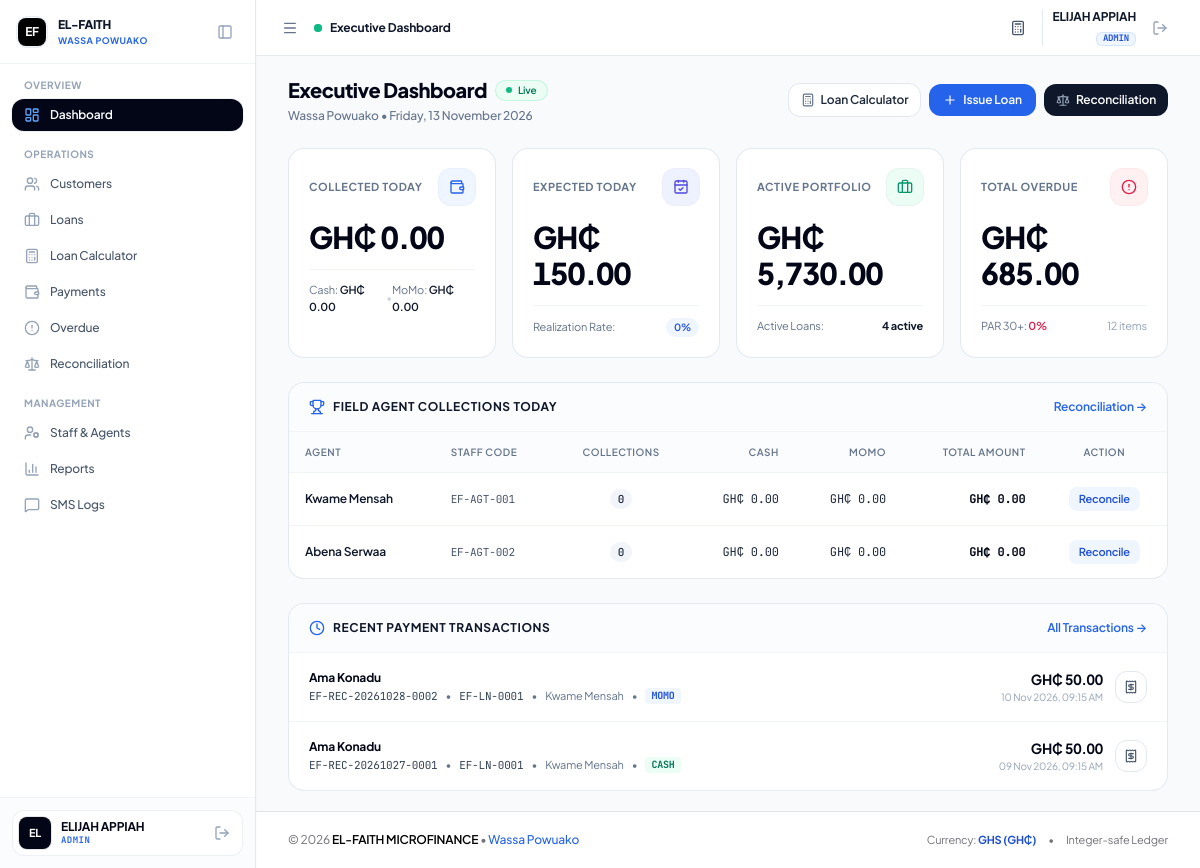
/admin/index.php (signed in), run on the app's committed database.
### tables this page shows
CREATE TABLE IF NOT EXISTS `users` (
  `id` INT AUTO_INCREMENT PRIMARY KEY,
  `uuid` VARCHAR(36) NOT NULL UNIQUE,
  `staff_code` VARCHAR(20) NOT NULL UNIQUE,
  `name` VARCHAR(100) NOT NULL,
  `username` VARCHAR(50) NOT NULL UNIQUE,
  `email` VARCHAR(100) NOT NULL UNIQUE,
  `phone` VARCHAR(20) NOT NULL,
  `password_hash` VARCHAR(255) NOT NULL,
  `role` ENUM('super_admin', 'admin', 'agent') NOT NULL DEFAULT 'agent',
  `status` ENUM('active', 'inactive', 'suspended') NOT NULL DEFAULT 'active',
  `last_login_at` DATETIME NULL,
  `deleted_at` DATETIME NULL,
  `created_at` DATETIME NOT NULL DEFAULT CURRENT_TIMESTAMP,
  `updated_at` DATETIME NOT NULL DEFAULT CURRENT_TIMESTAMP ON UPDATE CURRENT_TIMESTAMP,
  INDEX `idx_users_role` (`role`),
  INDEX `idx_users_status` (`status`),
  INDEX `idx_users_deleted_at` (`deleted_at`)
);

CREATE TABLE IF NOT EXISTS `payments` (
  `id` INT AUTO_INCREMENT PRIMARY KEY,
  `uuid` VARCHAR(36) NOT NULL UNIQUE,
  `receipt_number` VARCHAR(40) NOT NULL UNIQUE,
  `loan_id` INT NOT NULL,
  `customer_id` INT NOT NULL,
  `agent_id` INT NOT NULL,
  `amount_pesewas` BIGINT NOT NULL,
  `payment_method` ENUM('cash', 'momo', 'bank_transfer') NOT NULL DEFAULT 'cash',
  `momo_reference` VARCHAR(100) NULL,
  `collection_timestamp` DATETIME NOT NULL DEFAULT CURRENT_TIMESTAMP,
  `gps_lat` DECIMAL(10, 8) NULL,
  `gps_lng` DECIMAL(11, 8) NULL,
  `note` TEXT NULL,
  `is_reversal` TINYINT(1) NOT NULL DEFAULT 0,
  `reversal_of_payment_id` INT NULL,
  `reversal_reason` TEXT NULL,
  `status` ENUM('recorded', 'reversed') NOT NULL DEFAULT 'recorded',
  `created_at` DATETIME NOT NULL DEFAULT CURRENT_TIMESTAMP,
  CONSTRAINT `fk_payments_loan` FOREIGN KEY (`loan_id`) REFERENCES `loans` (`id`),
  CONSTRAINT `fk_payments_customer` FOREIGN KEY (`customer_id`) REFERENCES `customers` (`id`),
  CONSTRAINT `fk_payments_agent` FOREIGN KEY (`agent_id`) REFERENCES `users` (`id`),
  CONSTRAINT `fk_payments_reversal` FOREIGN KEY (`reversal_of_payment_id`) REFERENCES `payments` (`id`) ON DELETE SET NULL,
  INDEX `idx_payments_loan` (`loan_id`),
  INDEX `idx_payments_customer` (`customer_id`),
  INDEX `idx_payments_agent` (`agent_id`),
  INDEX `idx_payments_created` (`collection_timestamp`),
  INDEX `idx_payments_method` (`payment_method`),
  INDEX `idx_payments_status` (`status`)
);

CREATE TABLE IF NOT EXISTS `customers` (
  `id` INT AUTO_INCREMENT PRIMARY KEY,
  `uuid` VARCHAR(36) NOT NULL UNIQUE,
  `customer_code` VARCHAR(30) NOT NULL UNIQUE,
  `full_name` VARCHAR(150) NOT NULL,
  `phone` VARCHAR(20) NOT NULL,
  `alt_phone` VARCHAR(20) NULL,
  `id_type` VARCHAR(50) NOT NULL DEFAULT 'Ghana Card',
  `id_number` VARCHAR(50) NOT NULL,
  `residential_address` TEXT NOT NULL,
  `location_landmark` VARCHAR(255) NOT NULL,
  `gps_lat` DECIMAL(10, 8) NULL,
  `gps_lng` DECIMAL(11, 8) NULL,
  `occupation` VARCHAR(100) NOT NULL,
  `guarantor_name` VARCHAR(150) NOT NULL,
  `guarantor_phone` VARCHAR(20) NOT NULL,
  `guarantor_relation` VARCHAR(50) NOT NULL,
  `guarantor_address` TEXT NULL,
  `assigned_agent_id` INT NULL,
  `created_by` INT NOT NULL,
  `status` ENUM('active', 'inactive', 'blacklisted') NOT NULL DEFAULT 'active',
  `notes` TEXT NULL,
  `deleted_at` DATETIME NULL,
  `created_at` DATETIME NOT NULL DEFAULT CURRENT_TIMESTAMP,
  `updated_at` DATETIME NOT NULL DEFAULT CURRENT_TIMESTAMP ON UPDATE CURRENT_TIMESTAMP,
  CONSTRAINT `fk_customers_assigned_agent` FOREIGN KEY (`assigned_agent_id`) REFERENCES `users` (`id`) ON DELETE SET NULL,
  CONSTRAINT `fk_customers_created_by` FOREIGN KEY (`created_by`) REFERENCES `users` (`id`),
  INDEX `idx_customers_assigned_agent` (`assigned_agent_id`),
  INDEX `idx_customers_phone` (`phone`),
  INDEX `idx_customers_id_number` (`id_number`),
  INDEX `idx_customers_status` (`status`),
  INDEX `idx_customers_deleted_at` (`deleted_at`)
);

CREATE TABLE IF NOT EXISTS `loans` (
  `id` INT AUTO_INCREMENT PRIMARY KEY,
  `uuid` VARCHAR(36) NOT NULL UNIQUE,
  `loan_code` VARCHAR(30) NOT NULL UNIQUE,
  `customer_id` INT NOT NULL,
  `agent_id` INT NULL,
  `principal_pesewas` BIGINT NOT NULL,
  `interest_rate` DECIMAL(5, 2) NOT NULL DEFAULT 10.00,
  `interest_method` ENUM('flat', 'reducing_balance') NOT NULL DEFAULT 'flat',
  `interest_pesewas` BIGINT NOT NULL,
  `total_payable_pesewas` BIGINT NOT NULL,
  `total_paid_pesewas` BIGINT NOT NULL DEFAULT 0,
  `remaining_balance_pesewas` BIGINT NOT NULL,
  `term_duration` INT NOT NULL,
  `term_period` ENUM('days', 'weeks', 'months') NOT NULL DEFAULT 'months',
  `repayment_frequency` ENUM('daily', 'weekly', 'monthly') NOT NULL DEFAULT 'daily',
  `installment_amount_pesewas` BIGINT NOT NULL,
  `disbursed_at` DATETIME NULL,
  `first_due_date` DATE NOT NULL,
  `maturity_date` DATE NOT NULL,
  `status` ENUM('pending', 'active', 'overdue', 'completed', 'defaulted', 'written_off') NOT NULL DEFAULT 'active',
  `created_by` INT NOT NULL,
  `notes` TEXT NULL,
  `created_at` DATETIME NOT NULL DEFAULT CURRENT_TIMESTAMP,
  `updated_at` DATETIME NOT NULL DEFAULT CURRENT_TIMESTAMP ON UPDATE CURRENT_TIMESTAMP,
  CONSTRAINT `fk_loans_customer` FOREIGN KEY (`customer_id`) REFERENCES `customers` (`id`) ON DELETE CASCADE,
  CONSTRAINT `fk_loans_agent` FOREIGN KEY (`agent_id`) REFERENCES `users` (`id`) ON DELETE SET NULL,
  CONSTRAINT `fk_loans_created_by` FOREIGN KEY (`created_by`) REFERENCES `users` (`id`),
  INDEX `idx_loans_customer` (`customer_id`),
  INDEX `idx_loans_agent` (`agent_id`),
  INDEX `idx_loans_status` (`status`),
  INDEX `idx_loans_due_date` (`first_due_date`, `maturity_date`)
);

### admin/index.php (the view, shortened to what the rows shown need)
<?php
require_once __DIR__ . '/../includes/functions.php';
require_once __DIR__ . '/../includes/auth.php';
$recentPayments = $pdo->query("
    SELECT p.*, c.full_name AS customer_name, l.loan_code, u.name AS agent_name
    FROM payments p
    JOIN customers c ON p.customer_id = c.id
    JOIN loans l ON p.loan_id = l.id
    JOIN users u ON p.agent_id = u.id
    ORDER BY p.collection_timestamp DESC
    LIMIT 6
")->fetchAll();
$agentPerformance = $pdo->query("
    SELECT u.id, u.name, u.staff_code,
           COALESCE(SUM(p.amount_pesewas), 0) AS collected_today,
           COALESCE(SUM(CASE WHEN p.payment_method = 'cash' THEN p.amount_pesewas ELSE 0 END), 0) AS cash_today,
           COALESCE(SUM(CASE WHEN p.payment_method = 'momo' THEN p.amount_pesewas ELSE 0 END), 0) AS momo_today,
           COUNT(p.id) AS collections_count
    FROM users u
    LEFT JOIN payments p ON u.id = p.agent_id AND p.status = 'recorded' AND DATE(p.collection_timestamp) = CURDATE()
    WHERE u.role = 'agent' AND u.status = 'active'
    GROUP BY u.id, u.name, u.staff_code
    ORDER BY collected_today DESC
")->fetchAll();
include __DIR__ . '/../includes/header.php';
?>
<div class="space-y-6">
    <div class="flex flex-col sm:flex-row sm:items-center justify-between gap-4">
        <div>
            <div class="flex items-center gap-2">
                <h1 class="text-xl font-extrabold text-slate-950 tracking-tight">Executive Dashboard</h1>
            </div>
        </div>
    </div>
    <div class="bg-white rounded-2xl border border-slate-200/90 overflow-hidden shadow-xs">
        <div class="px-5 py-4 border-b border-slate-100 bg-slate-50/60 flex items-center justify-between">
            <h2 class="text-xs font-bold uppercase tracking-wider text-slate-900 flex items-center gap-2">
                <i data-lucide="trophy" class="w-4 h-4 text-blue-600"></i> Field Agent Collections Today
            </h2>
        </div>
        <div class="overflow-x-auto">
            <table class="w-full text-left text-xs">
                <thead class="bg-slate-50/50 text-slate-500 uppercase font-semibold text-[10px] tracking-wider border-b border-slate-100">
                    <tr>
                        <th class="py-3 px-4 font-semibold">Agent</th>
                        <th class="py-3 px-4 font-semibold">Staff Code</th>
                        <th class="py-3 px-4 text-center font-semibold">Collections</th>
                        <th class="py-3 px-4 text-right font-semibold">Cash</th>
                        <th class="py-3 px-4 text-right font-semibold">MoMo</th>
                        <th class="py-3 px-4 text-right font-semibold">Total Amount</th>
                        <th class="py-3 px-4 text-center font-semibold">Action</th>
                    </tr>
                </thead>
                <tbody class="divide-y divide-slate-100">
                    <?php foreach ($agentPerformance as $ag): ?>
                        <tr class="hover:bg-slate-50/80 transition-colors">
                            <td class="py-3.5 px-4 font-semibold text-slate-900">
                                <?= htmlspecialchars($ag['name']) ?>
                            </td>
                            <td class="py-3.5 px-4 font-mono text-slate-600 text-[11px]">
                                <?= htmlspecialchars($ag['staff_code']) ?>
                            </td>
                            <td class="py-3.5 px-4 text-center font-medium text-slate-800">
                                <span class="inline-block px-2 py-0.5 rounded-full bg-slate-100 font-mono text-[11px]"><?= (int)$ag['collections_count'] ?></span>
                            </td>
                            <td class="py-3.5 px-4 text-right font-mono text-slate-800 tabular-nums">
                                <?= formatMoney((int)$ag['cash_today']) ?>
                            </td>
                            <td class="py-3.5 px-4 text-right font-mono text-slate-800 tabular-nums">
                                <?= formatMoney((int)$ag['momo_today']) ?>
                            </td>
                            <td class="py-3.5 px-4 text-right font-mono font-bold text-slate-950 tabular-nums">
                                <?= formatMoney((int)$ag['collected_today']) ?>
                            </td>
                            <td class="py-3.5 px-4 text-center">
                                <a href="<?= BASE_URL ?>/admin/reconciliation.php?agent_id=<?= $ag['id'] ?>" class="inline-flex items-center gap-1 px-2.5 py-1 text-[11px] font-semibold text-blue-700 bg-blue-50 hover:bg-blue-100 rounded-lg transition">
                                    Reconcile
                                </a>
                            </td>
                        </tr>
                    <?php endforeach; ?>
                </tbody>
            </table>
        </div>
    </div>
    <div class="bg-white rounded-2xl border border-slate-200/90 overflow-hidden shadow-xs">
        <div class="px-5 py-4 border-b border-slate-100 bg-slate-50/60 flex items-center justify-between">
            <h2 class="text-xs font-bold uppercase tracking-wider text-slate-900 flex items-center gap-2">
                <i data-lucide="clock" class="w-4 h-4 text-blue-600"></i> Recent Payment Transactions
            </h2>
        </div>
        <div class="divide-y divide-slate-100 text-xs">
            <?php foreach ($recentPayments as $rp): ?>
                <div class="p-4 px-5 flex flex-col sm:flex-row sm:items-center justify-between gap-3 hover:bg-slate-50/70 transition-colors">
                    <div>
                        <span class="font-bold text-slate-950 block text-xs"><?= htmlspecialchars($rp['customer_name']) ?></span>
                        <span class="text-slate-500 text-[11px] flex items-center gap-2 mt-0.5">
                            <span class="font-mono text-slate-700"><?= htmlspecialchars($rp['receipt_number']) ?></span>
                            <span>&bull;</span>
                            <span class="font-mono text-slate-700"><?= htmlspecialchars($rp['loan_code']) ?></span>
                            <span>&bull;</span>
                            <span><?= htmlspecialchars($rp['agent_name']) ?></span>
                            <span>&bull;</span>
                            <span class="uppercase font-mono text-[10px] font-bold px-1.5 py-0.2 rounded <?= $rp['payment_method'] === 'cash' ? 'bg-emerald-50 text-emerald-700' : 'bg-blue-50 text-blue-700' ?>">
                                <?= htmlspecialchars($rp['payment_method']) ?>
                            </span>
                        </span>
                    </div>
                    <div class="flex items-center justify-between sm:justify-end gap-3">
                        <div class="text-left sm:text-right">
                            <span class="font-bold block text-slate-950 text-sm tabular-nums">
                                <?= formatMoney((int)$rp['amount_pesewas']) ?>
                            </span>
                            <span class="text-[10px] text-slate-400 block"><?= formatDateTime($rp['collection_timestamp']) ?></span>
                        </div>
                        <a href="<?= BASE_URL ?>/receipt.php?id=<?= $rp['id'] ?>" class="p-2 rounded-xl border border-slate-200 text-slate-600 hover:text-blue-600 hover:border-blue-300 hover:bg-blue-50/50 transition shadow-xs" title="View Receipt">
                            <i data-lucide="receipt" class="w-3.5 h-3.5"></i>
                        </a>
                    </div>
                </div>
            <?php endforeach; ?>
        </div>
    </div>
</div>
<?php include __DIR__ . '/../includes/footer.php'; ?>

### data on the page
users: name "Kwame Mensah", staff_code "EF-AGT-001", collections_count "0", cash_today "GH₵ 0.00", momo_today "GH₵ 0.00", collected_today "GH₵ 0.00"
users: name "Abena Serwaa", staff_code "EF-AGT-002", collections_count "0", cash_today "GH₵ 0.00", momo_today "GH₵ 0.00", collected_today "GH₵ 0.00"
payments: customer.full_name "Ama Konadu", receipt_number "EF-REC-20261028-0002", loan.loan_code "EF-LN-0001", agent.name "Kwame Mensah", payment_method "MOMO", amount_pesewas "GH₵ 50.00", collection_timestamp "10 Nov 2026, 09:15 AM"
payments: customer.full_name "Ama Konadu", receipt_number "EF-REC-20261027-0001", loan.loan_code "EF-LN-0001", agent.name "Kwame Mensah", payment_method "CASH", amount_pesewas "GH₵ 50.00", collection_timestamp "09 Nov 2026, 09:15 AM"

### other printed values
BRANCH_NAME "WASSA POWUAKO"
$sectionName "OVERVIEW"
$item['label'] "Dashboard"
$sectionName "OPERATIONS"
$item['label'] "Customers"
$item['label'] "Loans"
$item['label'] "Loan Calculator"
$item['label'] "Payments"
$item['label'] "Overdue"
$item['label'] "Reconciliation"
$sectionName "MANAGEMENT"
$item['label'] "Staff & Agents"
$item['label'] "Reports"
$item['label'] "SMS Logs"
$initials "EL"
